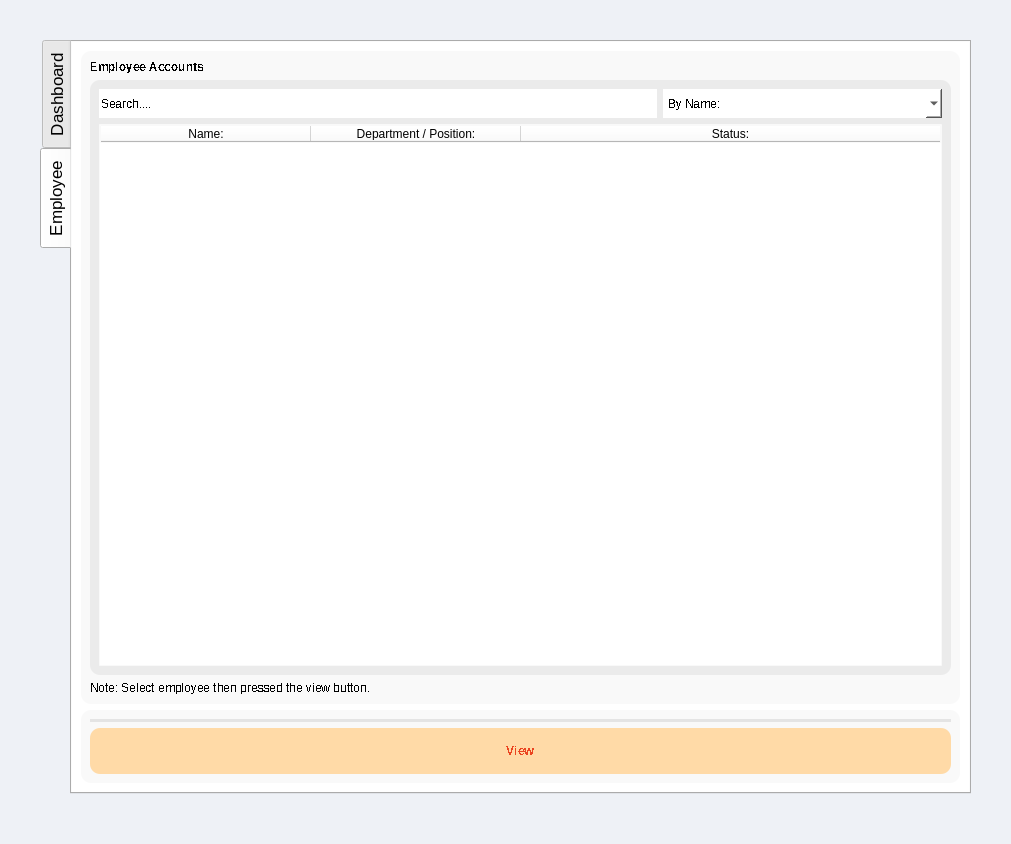
<?xml version="1.0" encoding="UTF-8"?>
<ui version="4.0">
 <class>MainWindow</class>
 <widget class="QMainWindow" name="MainWindow">
  <property name="geometry">
   <rect>
    <x>0</x>
    <y>0</y>
    <width>1011</width>
    <height>844</height>
   </rect>
  </property>
  <property name="windowTitle">
   <string>MainWindow</string>
  </property>
  <property name="styleSheet">
   <string notr="true">QMainWindow {
    background-image: url(&quot;C:/Users/maeve/Documents/GitHub/cpet8_group8_workspace/EALS UI/v0.2/resources/eals_log_bg.jpg&quot;);
    background-position: center;
    background-repeat: no-repeat;
    background-color: #eef1f6
}
</string>
  </property>
  <widget class="QWidget" name="centralwidget">
   <layout class="QGridLayout" name="gridLayout">
    <property name="leftMargin">
     <number>40</number>
    </property>
    <property name="topMargin">
     <number>40</number>
    </property>
    <property name="rightMargin">
     <number>40</number>
    </property>
    <property name="bottomMargin">
     <number>50</number>
    </property>
    <item row="0" column="0">
     <widget class="QTabWidget" name="tabWidget">
      <property name="font">
       <font>
        <pointsize>13</pointsize>
       </font>
      </property>
      <property name="styleSheet">
       <string notr="true">QTabWidget::pane {
    border: 2px solid rgb(255, 255, 255);
    border-radius: 8px;
}

/* Unselected Tabs */
QTabBar::tab {
	background-color: rgb(255, 255, 255);
	color: rgb(0, 0, 0);
    padding: 10px;
	margin-bottom: 8px;
	margin-right: 8px;  
    border-radius: 8px;
    min-width: 10px;
}

/* Selected (Active) Tab */
QTabBar::tab:selected {
	background-color: rgb(223, 254, 251);
	color: rgb(152, 186, 213);
    font-weight: bold;
}

/* Hover Effect */
QTabBar::tab:hover {
	background-color: rgb(216, 225, 232);
    color: black;
}

/* Pressed Effect */
QTabBar::tab:pressed {
	background-color: rgb(82, 108, 148);
    color: black;
    font-weight: bold;
}

QTabWidget &gt; QWidget {
    border-radius: 10px;
}
</string>
      </property>
      <property name="tabPosition">
       <enum>QTabWidget::TabPosition::West</enum>
      </property>
      <property name="tabShape">
       <enum>QTabWidget::TabShape::Rounded</enum>
      </property>
      <property name="currentIndex">
       <number>1</number>
      </property>
      <property name="iconSize">
       <size>
        <width>50</width>
        <height>50</height>
       </size>
      </property>
      <property name="elideMode">
       <enum>Qt::TextElideMode::ElideNone</enum>
      </property>
      <property name="usesScrollButtons">
       <bool>false</bool>
      </property>
      <property name="documentMode">
       <bool>false</bool>
      </property>
      <property name="tabsClosable">
       <bool>false</bool>
      </property>
      <property name="tabBarAutoHide">
       <bool>false</bool>
      </property>
      <widget class="QWidget" name="hr_dashboard">
       <property name="font">
        <font>
         <bold>true</bold>
        </font>
       </property>
       <property name="styleSheet">
        <string notr="true">background-color: rgb(255, 255, 255);</string>
       </property>
       <attribute name="title">
        <string>Dashboard</string>
       </attribute>
       <layout class="QGridLayout" name="gridLayout_2" rowstretch="3,8,1" columnstretch="4,5,8,4,4,9,5,0,0">
        <item row="2" column="0" colspan="2">
         <widget class="QWidget" name="widget_12" native="true">
          <layout class="QGridLayout" name="gridLayout_11">
           <item row="0" column="0">
            <widget class="QLabel" name="label_16">
             <property name="font">
              <font>
               <stylestrategy>NoAntialias</stylestrategy>
               <fontweight>Black</fontweight>
              </font>
             </property>
             <property name="styleSheet">
              <string notr="true">background-color: rgb(87, 158, 255);
color: rgb(224, 228, 233);
border-radius: 5px;</string>
             </property>
             <property name="text">
              <string>Thu, Mar 20,2025</string>
             </property>
             <property name="alignment">
              <set>Qt::AlignmentFlag::AlignCenter</set>
             </property>
            </widget>
           </item>
          </layout>
         </widget>
        </item>
        <item row="0" column="5">
         <widget class="QWidget" name="widget_5" native="true">
          <property name="styleSheet">
           <string notr="true">background-color: rgb(249, 249, 249);
border-radius:10px;</string>
          </property>
          <layout class="QVBoxLayout" name="verticalLayout_4" stretch="0,3">
           <item>
            <widget class="QLabel" name="label_7">
             <property name="font">
              <font>
               <bold>true</bold>
               <stylestrategy>NoAntialias</stylestrategy>
               <kerning>false</kerning>
              </font>
             </property>
             <property name="text">
              <string>Late:</string>
             </property>
            </widget>
           </item>
           <item>
            <widget class="QLabel" name="label_8">
             <property name="font">
              <font>
               <pointsize>40</pointsize>
               <bold>true</bold>
              </font>
             </property>
             <property name="styleSheet">
              <string notr="true">background-color: rgb(235, 235, 235);
border-radius:10px;</string>
             </property>
             <property name="text">
              <string>0</string>
             </property>
             <property name="alignment">
              <set>Qt::AlignmentFlag::AlignCenter</set>
             </property>
            </widget>
           </item>
          </layout>
         </widget>
        </item>
        <item row="0" column="2">
         <widget class="QWidget" name="widget_2" native="true">
          <property name="styleSheet">
           <string notr="true">background-color: rgb(249, 249, 249);
border-radius:10px;</string>
          </property>
          <layout class="QVBoxLayout" name="verticalLayout_2" stretch="0,3">
           <item>
            <widget class="QLabel" name="label_3">
             <property name="font">
              <font>
               <bold>true</bold>
               <stylestrategy>NoAntialias</stylestrategy>
               <kerning>false</kerning>
              </font>
             </property>
             <property name="text">
              <string>Looged Today:</string>
             </property>
            </widget>
           </item>
           <item>
            <widget class="QLabel" name="label_4">
             <property name="font">
              <font>
               <pointsize>40</pointsize>
               <bold>true</bold>
              </font>
             </property>
             <property name="styleSheet">
              <string notr="true">background-color: rgb(235, 235, 235);
border-radius:10px;</string>
             </property>
             <property name="text">
              <string>0/0</string>
             </property>
             <property name="alignment">
              <set>Qt::AlignmentFlag::AlignCenter</set>
             </property>
            </widget>
           </item>
          </layout>
         </widget>
        </item>
        <item row="0" column="3" colspan="2">
         <widget class="QWidget" name="widget_3" native="true">
          <property name="styleSheet">
           <string notr="true">background-color: rgb(249, 249, 249);
border-radius:10px;</string>
          </property>
          <layout class="QVBoxLayout" name="verticalLayout_3" stretch="0,3">
           <item>
            <widget class="QLabel" name="label_5">
             <property name="font">
              <font>
               <bold>true</bold>
               <stylestrategy>NoAntialias</stylestrategy>
               <kerning>false</kerning>
              </font>
             </property>
             <property name="text">
              <string>Present:</string>
             </property>
            </widget>
           </item>
           <item>
            <widget class="QLabel" name="label_6">
             <property name="font">
              <font>
               <pointsize>40</pointsize>
               <bold>true</bold>
              </font>
             </property>
             <property name="styleSheet">
              <string notr="true">background-color: rgb(235, 235, 235);
border-radius:10px;</string>
             </property>
             <property name="text">
              <string>0/0</string>
             </property>
             <property name="alignment">
              <set>Qt::AlignmentFlag::AlignCenter</set>
             </property>
            </widget>
           </item>
          </layout>
         </widget>
        </item>
        <item row="0" column="0" colspan="2">
         <widget class="QWidget" name="widget" native="true">
          <property name="styleSheet">
           <string notr="true">background-color: rgb(249, 249, 249);
border-radius:10px;</string>
          </property>
          <layout class="QVBoxLayout" name="verticalLayout" stretch="0,3">
           <item>
            <widget class="QLabel" name="label">
             <property name="font">
              <font>
               <bold>true</bold>
               <stylestrategy>NoAntialias</stylestrategy>
               <kerning>false</kerning>
              </font>
             </property>
             <property name="text">
              <string>Total Employee:</string>
             </property>
            </widget>
           </item>
           <item>
            <widget class="QLabel" name="label_2">
             <property name="font">
              <font>
               <pointsize>40</pointsize>
               <bold>true</bold>
              </font>
             </property>
             <property name="styleSheet">
              <string notr="true">background-color: rgb(235, 235, 235);
border-radius:10px;</string>
             </property>
             <property name="text">
              <string>0</string>
             </property>
             <property name="alignment">
              <set>Qt::AlignmentFlag::AlignCenter</set>
             </property>
            </widget>
           </item>
          </layout>
         </widget>
        </item>
        <item row="1" column="0" colspan="9">
         <widget class="QFrame" name="frame">
          <property name="styleSheet">
           <string notr="true">background-color: rgb(249, 249, 249);
border-radius:10px;</string>
          </property>
          <property name="frameShape">
           <enum>QFrame::Shape::StyledPanel</enum>
          </property>
          <property name="frameShadow">
           <enum>QFrame::Shadow::Raised</enum>
          </property>
          <layout class="QGridLayout" name="gridLayout_9">
           <property name="leftMargin">
            <number>9</number>
           </property>
           <item row="0" column="0">
            <widget class="QLabel" name="label_17">
             <property name="font">
              <font>
               <bold>true</bold>
               <stylestrategy>NoAntialias</stylestrategy>
               <kerning>false</kerning>
              </font>
             </property>
             <property name="text">
              <string>System Logs:</string>
             </property>
            </widget>
           </item>
           <item row="1" column="0">
            <widget class="QWidget" name="widget_7" native="true">
             <property name="styleSheet">
              <string notr="true">background-color: rgb(235, 235, 235);
border-radius: 10px;</string>
             </property>
             <layout class="QGridLayout" name="gridLayout_10" rowstretch="1,15" columnstretch="3,1">
              <item row="0" column="1">
               <widget class="QComboBox" name="comboBox_5">
                <property name="sizePolicy">
                 <sizepolicy hsizetype="Preferred" vsizetype="MinimumExpanding">
                  <horstretch>0</horstretch>
                  <verstretch>0</verstretch>
                 </sizepolicy>
                </property>
                <property name="font">
                 <font>
                  <stylestrategy>NoAntialias</stylestrategy>
                  <fontweight>DemiBold</fontweight>
                 </font>
                </property>
                <property name="styleSheet">
                 <string notr="true">background-color: rgb(255, 255, 255);
border-radius: none;</string>
                </property>
                <property name="frame">
                 <bool>true</bool>
                </property>
                <item>
                 <property name="text">
                  <string>By Date:</string>
                 </property>
                </item>
                <item>
                 <property name="text">
                  <string>By Name:</string>
                 </property>
                </item>
                <item>
                 <property name="text">
                  <string/>
                 </property>
                </item>
               </widget>
              </item>
              <item row="1" column="0" colspan="2">
               <layout class="QVBoxLayout" name="verticalLayout_12">
                <item>
                 <widget class="QTableWidget" name="tableWidget_5">
                  <property name="styleSheet">
                   <string notr="true">background-color: rgb(255, 255, 255);
border: 1px solid rgb(249, 249, 249);
border-radius: 1px;</string>
                  </property>
                  <attribute name="horizontalHeaderStretchLastSection">
                   <bool>true</bool>
                  </attribute>
                  <column>
                   <property name="text">
                    <string>Date</string>
                   </property>
                  </column>
                  <column>
                   <property name="text">
                    <string>Name:</string>
                   </property>
                  </column>
                  <column>
                   <property name="text">
                    <string>Remarks</string>
                   </property>
                  </column>
                 </widget>
                </item>
               </layout>
              </item>
              <item row="0" column="0">
               <widget class="QLineEdit" name="lineEdit_5">
                <property name="sizePolicy">
                 <sizepolicy hsizetype="Expanding" vsizetype="MinimumExpanding">
                  <horstretch>0</horstretch>
                  <verstretch>0</verstretch>
                 </sizepolicy>
                </property>
                <property name="font">
                 <font>
                  <stylestrategy>NoAntialias</stylestrategy>
                  <fontweight>DemiBold</fontweight>
                 </font>
                </property>
                <property name="styleSheet">
                 <string notr="true">background-color: rgb(255, 255, 255);
border-radius: none;</string>
                </property>
                <property name="text">
                 <string/>
                </property>
                <property name="placeholderText">
                 <string>Search.....</string>
                </property>
                <property name="clearButtonEnabled">
                 <bool>true</bool>
                </property>
               </widget>
              </item>
             </layout>
            </widget>
           </item>
           <item row="2" column="0">
            <widget class="QLabel" name="label_18">
             <property name="font">
              <font>
               <stylestrategy>NoAntialias</stylestrategy>
               <kerning>false</kerning>
              </font>
             </property>
             <property name="text">
              <string>&lt;html&gt;&lt;head/&gt;&lt;body&gt;&lt;p&gt;&lt;span style=&quot; font-weight:700;&quot;&gt;Note:&lt;/span&gt; This the live feed of the system logs&lt;/p&gt;&lt;/body&gt;&lt;/html&gt;</string>
             </property>
            </widget>
           </item>
          </layout>
         </widget>
        </item>
        <item row="2" column="8">
         <widget class="QWidget" name="widget_14" native="true">
          <layout class="QGridLayout" name="gridLayout_13">
           <item row="0" column="0">
            <widget class="QPushButton" name="pushButton">
             <property name="sizePolicy">
              <sizepolicy hsizetype="Expanding" vsizetype="Expanding">
               <horstretch>0</horstretch>
               <verstretch>1</verstretch>
              </sizepolicy>
             </property>
             <property name="font">
              <font>
               <bold>true</bold>
               <stylestrategy>NoAntialias</stylestrategy>
              </font>
             </property>
             <property name="cursor">
              <cursorShape>PointingHandCursor</cursorShape>
             </property>
             <property name="focusPolicy">
              <enum>Qt::FocusPolicy::WheelFocus</enum>
             </property>
             <property name="layoutDirection">
              <enum>Qt::LayoutDirection::LeftToRight</enum>
             </property>
             <property name="styleSheet">
              <string notr="true">background-color: rgb(248, 182, 175);
color: rgb(37, 19, 16);</string>
             </property>
             <property name="text">
              <string>Log out</string>
             </property>
             <property name="autoDefault">
              <bool>false</bool>
             </property>
             <property name="default">
              <bool>false</bool>
             </property>
             <property name="flat">
              <bool>true</bool>
             </property>
            </widget>
           </item>
          </layout>
         </widget>
        </item>
        <item row="0" column="6" colspan="3">
         <widget class="QWidget" name="widget_6" native="true">
          <property name="font">
           <font>
            <kerning>false</kerning>
           </font>
          </property>
          <property name="styleSheet">
           <string notr="true">background-color: rgb(249, 249, 249);
border-radius:10px;</string>
          </property>
          <layout class="QVBoxLayout" name="verticalLayout_5" stretch="0,3">
           <item>
            <widget class="QLabel" name="label_9">
             <property name="font">
              <font>
               <bold>true</bold>
               <stylestrategy>NoAntialias</stylestrategy>
               <kerning>false</kerning>
              </font>
             </property>
             <property name="text">
              <string>Absent:</string>
             </property>
            </widget>
           </item>
           <item>
            <widget class="QLabel" name="label_10">
             <property name="font">
              <font>
               <pointsize>40</pointsize>
               <bold>true</bold>
              </font>
             </property>
             <property name="styleSheet">
              <string notr="true">background-color: rgb(235, 235, 235);
border-radius:10px;</string>
             </property>
             <property name="text">
              <string>0</string>
             </property>
             <property name="alignment">
              <set>Qt::AlignmentFlag::AlignCenter</set>
             </property>
            </widget>
           </item>
          </layout>
         </widget>
        </item>
        <item row="2" column="6" colspan="2">
         <widget class="QWidget" name="widget_13" native="true">
          <layout class="QGridLayout" name="gridLayout_12">
           <property name="rightMargin">
            <number>9</number>
           </property>
           <property name="spacing">
            <number>6</number>
           </property>
           <item row="0" column="0">
            <widget class="QPushButton" name="pushButton_2">
             <property name="sizePolicy">
              <sizepolicy hsizetype="MinimumExpanding" vsizetype="MinimumExpanding">
               <horstretch>0</horstretch>
               <verstretch>0</verstretch>
              </sizepolicy>
             </property>
             <property name="cursor">
              <cursorShape>PointingHandCursor</cursorShape>
             </property>
             <property name="styleSheet">
              <string notr="true">background-color: rgb(205, 255, 178);</string>
             </property>
             <property name="text">
              <string>Send Feedback</string>
             </property>
             <property name="flat">
              <bool>true</bool>
             </property>
            </widget>
           </item>
          </layout>
         </widget>
        </item>
        <item row="2" column="2" colspan="4">
         <spacer name="horizontalSpacer">
          <property name="orientation">
           <enum>Qt::Orientation::Horizontal</enum>
          </property>
          <property name="sizeHint" stdset="0">
           <size>
            <width>813</width>
            <height>20</height>
           </size>
          </property>
         </spacer>
        </item>
       </layout>
      </widget>
      <widget class="QWidget" name="hr_employee_sc">
       <property name="cursor">
        <cursorShape>ArrowCursor</cursorShape>
       </property>
       <property name="styleSheet">
        <string notr="true">background-color: rgb(255, 255, 255);</string>
       </property>
       <attribute name="title">
        <string>Employee</string>
       </attribute>
       <layout class="QGridLayout" name="gridLayout_8" rowstretch="9,1">
        <item row="1" column="0">
         <widget class="QWidget" name="widget_10" native="true">
          <property name="styleSheet">
           <string notr="true">background-color: rgb(249, 249, 249);
border-radius:10px;</string>
          </property>
          <layout class="QVBoxLayout" name="verticalLayout_8">
           <item>
            <widget class="Line" name="line">
             <property name="styleSheet">
              <string notr="true">border: 2px solid rgb(228, 228, 228)</string>
             </property>
             <property name="orientation">
              <enum>Qt::Orientation::Horizontal</enum>
             </property>
            </widget>
           </item>
           <item>
            <layout class="QVBoxLayout" name="verticalLayout_9">
             <item>
              <widget class="QPushButton" name="hr_employee_view">
               <property name="sizePolicy">
                <sizepolicy hsizetype="MinimumExpanding" vsizetype="MinimumExpanding">
                 <horstretch>0</horstretch>
                 <verstretch>0</verstretch>
                </sizepolicy>
               </property>
               <property name="font">
                <font>
                 <bold>true</bold>
                 <stylestrategy>NoAntialias</stylestrategy>
                </font>
               </property>
               <property name="cursor">
                <cursorShape>PointingHandCursor</cursorShape>
               </property>
               <property name="styleSheet">
                <string notr="true">background-color: rgb(255, 218, 167);
color: rgb(235, 68, 32);
    font-weight: bold;
</string>
               </property>
               <property name="text">
                <string>View</string>
               </property>
              </widget>
             </item>
            </layout>
           </item>
          </layout>
         </widget>
        </item>
        <item row="0" column="0">
         <widget class="QFrame" name="frame_4">
          <property name="styleSheet">
           <string notr="true">background-color: rgb(249, 249, 249);
border-radius:10px;</string>
          </property>
          <property name="frameShape">
           <enum>QFrame::Shape::StyledPanel</enum>
          </property>
          <property name="frameShadow">
           <enum>QFrame::Shadow::Raised</enum>
          </property>
          <layout class="QGridLayout" name="gridLayout_6">
           <item row="0" column="0">
            <widget class="QLabel" name="label_13">
             <property name="font">
              <font>
               <bold>true</bold>
               <stylestrategy>NoAntialias</stylestrategy>
              </font>
             </property>
             <property name="text">
              <string>Employee Accounts</string>
             </property>
            </widget>
           </item>
           <item row="1" column="0">
            <widget class="QWidget" name="widget_8" native="true">
             <property name="styleSheet">
              <string notr="true">background-color: rgb(235, 235, 235);
border-radius: 10px;</string>
             </property>
             <layout class="QGridLayout" name="gridLayout_7" rowstretch="1,19" columnstretch="2,1">
              <item row="0" column="0">
               <widget class="QLineEdit" name="lineEdit_3">
                <property name="sizePolicy">
                 <sizepolicy hsizetype="MinimumExpanding" vsizetype="MinimumExpanding">
                  <horstretch>0</horstretch>
                  <verstretch>0</verstretch>
                 </sizepolicy>
                </property>
                <property name="font">
                 <font>
                  <stylestrategy>NoAntialias</stylestrategy>
                  <fontweight>DemiBold</fontweight>
                 </font>
                </property>
                <property name="styleSheet">
                 <string notr="true">background-color: rgb(255, 255, 255);
border-radius: none;</string>
                </property>
                <property name="placeholderText">
                 <string>Search....</string>
                </property>
                <property name="clearButtonEnabled">
                 <bool>true</bool>
                </property>
               </widget>
              </item>
              <item row="0" column="1">
               <widget class="QComboBox" name="comboBox">
                <property name="sizePolicy">
                 <sizepolicy hsizetype="MinimumExpanding" vsizetype="MinimumExpanding">
                  <horstretch>0</horstretch>
                  <verstretch>0</verstretch>
                 </sizepolicy>
                </property>
                <property name="font">
                 <font>
                  <stylestrategy>NoAntialias</stylestrategy>
                  <fontweight>DemiBold</fontweight>
                 </font>
                </property>
                <property name="styleSheet">
                 <string notr="true">background-color: rgb(255, 255, 255);
border-radius: none;</string>
                </property>
                <item>
                 <property name="text">
                  <string>By Name:</string>
                 </property>
                </item>
                <item>
                 <property name="text">
                  <string>By Department:</string>
                 </property>
                </item>
                <item>
                 <property name="text">
                  <string>By Status:</string>
                 </property>
                </item>
               </widget>
              </item>
              <item row="1" column="0" colspan="2">
               <layout class="QVBoxLayout" name="verticalLayout_7">
                <item>
                 <widget class="QTableWidget" name="tableWidget_2">
                  <property name="font">
                   <font>
                    <stylestrategy>PreferDefault</stylestrategy>
                   </font>
                  </property>
                  <property name="styleSheet">
                   <string notr="true">background-color: rgb(255, 255, 255);
border: 1px solid rgb(249, 249, 249);
border-radius: 1px;</string>
                  </property>
                  <property name="horizontalScrollBarPolicy">
                   <enum>Qt::ScrollBarPolicy::ScrollBarAsNeeded</enum>
                  </property>
                  <property name="autoScrollMargin">
                   <number>16</number>
                  </property>
                  <attribute name="horizontalHeaderDefaultSectionSize">
                   <number>210</number>
                  </attribute>
                  <attribute name="horizontalHeaderStretchLastSection">
                   <bool>true</bool>
                  </attribute>
                  <attribute name="verticalHeaderStretchLastSection">
                   <bool>false</bool>
                  </attribute>
                  <column>
                   <property name="text">
                    <string>Name:</string>
                   </property>
                  </column>
                  <column>
                   <property name="text">
                    <string>Department / Position:</string>
                   </property>
                  </column>
                  <column>
                   <property name="text">
                    <string>Status:</string>
                   </property>
                  </column>
                 </widget>
                </item>
               </layout>
              </item>
             </layout>
            </widget>
           </item>
           <item row="2" column="0">
            <widget class="QLabel" name="label_14">
             <property name="font">
              <font>
               <stylestrategy>NoAntialias</stylestrategy>
              </font>
             </property>
             <property name="text">
              <string>Note: Select employee then pressed the view button.</string>
             </property>
            </widget>
           </item>
          </layout>
         </widget>
        </item>
       </layout>
      </widget>
     </widget>
    </item>
   </layout>
  </widget>
 </widget>
 <resources/>
 <connections/>
</ui>
